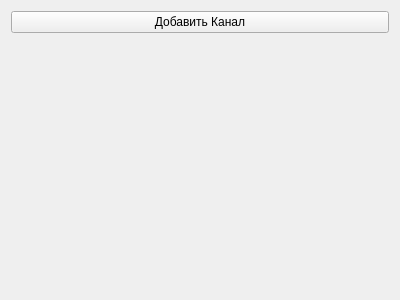
<?xml version="1.0" encoding="UTF-8"?>
<ui version="4.0">
 <class>AddChanel</class>
 <widget class="QWidget" name="AddChanel">
  <property name="geometry">
   <rect>
    <x>0</x>
    <y>0</y>
    <width>400</width>
    <height>300</height>
   </rect>
  </property>
  <property name="windowTitle">
   <string>Form</string>
  </property>
  <layout class="QVBoxLayout" name="verticalLayout_2">
   <item>
    <widget class="QPushButton" name="pushButton">
     <property name="text">
      <string>Добавить Канал</string>
     </property>
    </widget>
   </item>
   <item>
    <layout class="QFormLayout" name="formLayout">
     <item row="0" column="0" colspan="2">
      <spacer name="verticalSpacer">
       <property name="orientation">
        <enum>Qt::Vertical</enum>
       </property>
       <property name="sizeHint" stdset="0">
        <size>
         <width>20</width>
         <height>40</height>
        </size>
       </property>
      </spacer>
     </item>
    </layout>
   </item>
  </layout>
 </widget>
 <resources/>
 <connections/>
</ui>
